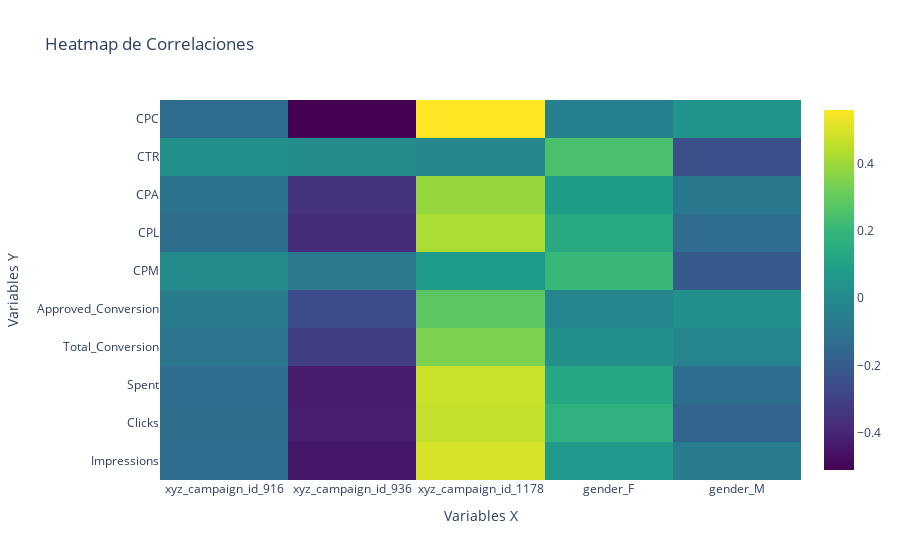

Here is the notebook cell this chart was saved with:
### Code cell
def crear_heatmap_correlaciones3(df, variables_x=None, variables_y=None):
    # Calcular la matriz de correlación completa
    corr_matrix = df.corr()
    
    # Si no se especifican variables, usar todas
    if variables_x is None:
        variables_x = corr_matrix.columns
    if variables_y is None:
        variables_y = corr_matrix.columns
    
    # Filtrar la matriz de correlación
    corr_filtered = corr_matrix.loc[variables_y, variables_x]
    
    # Crear el heatmap
    fig = go.Figure(data=go.Heatmap(
        z=corr_filtered.values,  # Valores de la matriz de correlación filtrada
        x=corr_filtered.columns,  # Nombres de las columnas para el eje X
        y=corr_filtered.index,  # Nombres de las columnas para el eje Y
        colorscale='Viridis',  # Escala de colores
        hoverongaps=False,  # Para evitar gaps en los hover labels
        hovertemplate='X: %{x}<br>Y: %{y}<br>Correlación: %{z}<extra></extra>'  # Texto personalizado para hover
    ))

    # Personalización del layout
    fig.update_layout(
        title='Heatmap de Correlaciones',
        xaxis_title='Variables X',
        yaxis_title='Variables Y',
        coloraxis_colorbar=dict(
            title="Correlación"
        )
    )
    
    fig.show()
crear_heatmap_correlaciones3(df2_no_int,
                             variables_x=['xyz_campaign_id_916','xyz_campaign_id_936', 'xyz_campaign_id_1178','gender_F','gender_M'],
                            variables_y=['Impressions','Clicks','Spent','Total_Conversion','Approved_Conversion','CPM','CPL','CPA','CTR','CPC'])

### Figure 1 — Plotly figure (JSON) as saved in the notebook; plotly's stock layout.template omitted (floating-point values rounded to 4 significant figures)
{"data": [{"colorscale": [[0, "#440154"], [0.1111, "#482878"], [0.2222, "#3e4989"], [0.3333, "#31688e"], [0.4444, "#26828e"], [0.5556, "#1f9e89"], [0.6667, "#35b779"], [0.7778, "#6ece58"], [0.8889, "#b5de2b"], [1, "#fde725"]], "hoverongaps": false, "hovertemplate": "X: %{x}<br>Y: %{y}<br>Correlación: %{z}<extra></extra>", "type": "heatmap", "x": ["xyz_campaign_id_916", "xyz_campaign_id_936", "xyz_campaign_id_1178", "gender_F", "gender_M"], "y": ["Impressions", "Clicks", "Spent", "Total_Conversion", "Approved_Conversion", "CPM", "CPL", "CPA", "CTR", "CPC"], "z": [[-0.1266, -0.4474, 0.4954, 0.06706, -0.06706], [-0.1226, -0.4232, 0.4697, 0.1687, -0.1687], [-0.1245, -0.4294, 0.4767, 0.125, -0.125], [-0.08852, -0.3133, 0.3468, 0.02756, -0.02756], [-0.06405, -0.2616, 0.2853, -0.02535, 0.02535], [0.00196, -0.07818, 0.07629, 0.209, -0.209], [-0.1222, -0.3784, 0.4254, 0.1365, -0.1365], [-0.09837, -0.3531, 0.3902, 0.08073, -0.08073], [0.03088, 0.005882, -0.01896, 0.2492, -0.2492], [-0.1324, -0.5125, 0.5621, -0.04244, 0.04244]]}], "layout": {"coloraxis": {"colorbar": {"title": {"text": "Correlación"}}}, "title": {"text": "Heatmap de Correlaciones"}, "xaxis": {"title": {"text": "Variables X"}}, "yaxis": {"title": {"text": "Variables Y"}}}}
